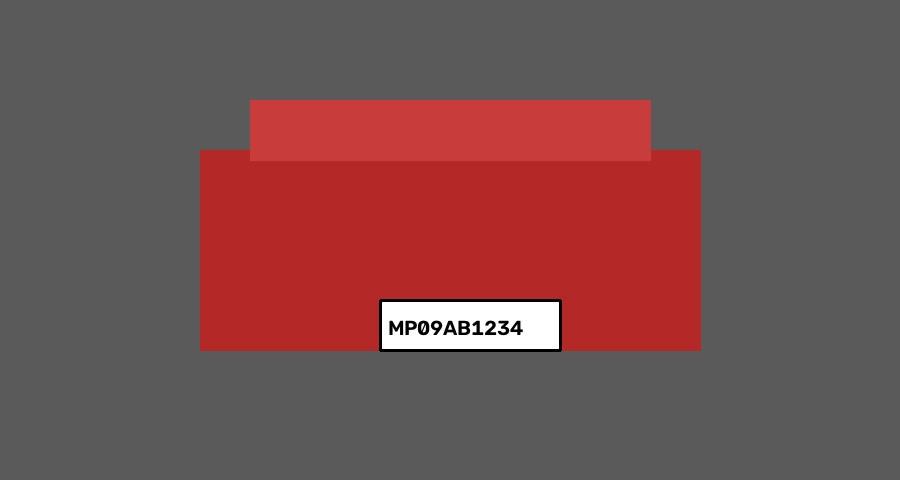
#> input picture sample_images/synthetic_car.jpg, 900 x 480 px
$ python -i preprocessing.py   (imports and definitions only)
#> lines starting #> are read from the running program, lines starting #| are printed output that depends on the picture; after the words box and inside, x2 and y2 are one past the last pixel; in counts of white or black regions, pixels touching at a corner belong together
#> further down, picture is the input picture: shape (480, 900, 3); mean B, G, R 80.3, 80.6, 116.6
"""
preprocessing.py
-----------------
Classical image-processing utilities used to localize likely license-plate
regions in a vehicle image before OCR is attempted.

Pipeline (all pure OpenCV / NumPy, no pretrained deep nets required):
    1. Resize for consistent processing speed.
    2. Convert to grayscale + bilateral filter (denoise, keep edges sharp).
    3. Canny edge detection.
    4. Morphological closing to merge character strokes into solid blobs.
    5. Contour extraction + geometric filtering (aspect ratio, area, solidity)
       to shortlist rectangular plate-like regions.
    6. Perspective correction (deskew) of the best candidate.
"""

from __future__ import annotations

import cv2
import numpy as np
from dataclasses import dataclass
from typing import List, Optional


@dataclass
class PlateCandidate:
    box: np.ndarray          # 4x2 array of corner points (in resized-image coords)
    rect_image: np.ndarray   # cropped & deskewed BGR plate image
    score: float             # heuristic confidence score (higher = more plate-like)


def resize_keep_aspect(image: np.ndarray, target_width: int = 900) -> np.ndarray:
    h, w = image.shape[:2]
    if w == target_width:
        return image
    scale = target_width / float(w)
    return cv2.resize(image, (target_width, int(h * scale)), interpolation=cv2.INTER_AREA)


def preprocess_edges(image: np.ndarray) -> np.ndarray:
    gray = cv2.cvtColor(image, cv2.COLOR_BGR2GRAY)
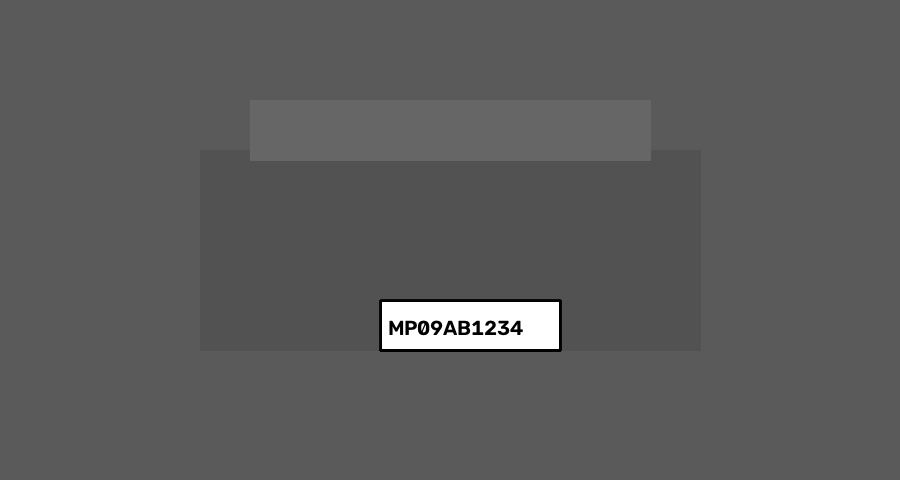
#> gray: shape (480, 900); min 0, max 255, mean 91.4
    gray = cv2.bilateralFilter(gray, 11, 17, 17)
    edges = cv2.Canny(gray, 30, 200)
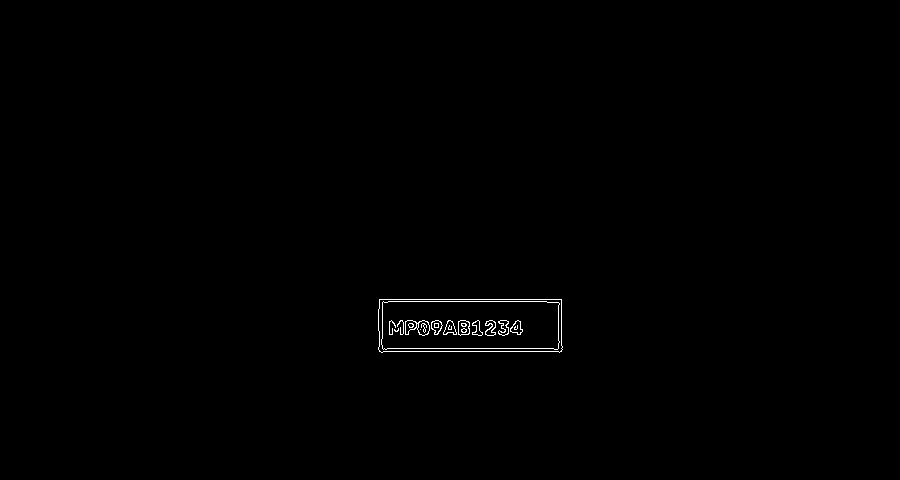
#> edges: shape (480, 900); 0.37% white in thin lines or dots, all inside (x1, y1, x2, y2) = (378, 299, 563, 353)
    kernel = cv2.getStructuringElement(cv2.MORPH_RECT, (17, 5))
    closed = cv2.morphologyEx(edges, cv2.MORPH_CLOSE, kernel)
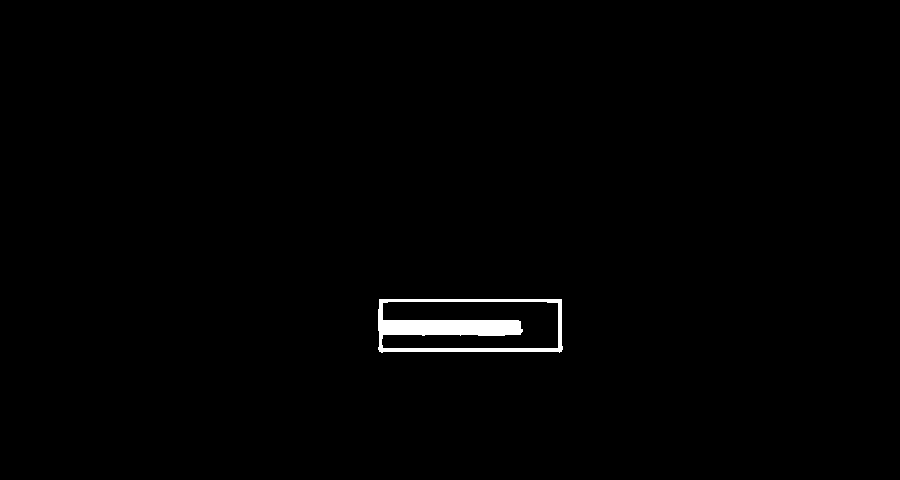
#> closed: shape (480, 900); 0.88% white; 1 white region
    return closed


def _order_points(pts: np.ndarray) -> np.ndarray:
    """Order 4 points as top-left, top-right, bottom-right, bottom-left."""
    rect = np.zeros((4, 2), dtype="float32")
    s = pts.sum(axis=1)
    rect[0] = pts[np.argmin(s)]
    rect[2] = pts[np.argmax(s)]
    diff = np.diff(pts, axis=1)
    rect[1] = pts[np.argmin(diff)]
    rect[3] = pts[np.argmax(diff)]
    return rect


def _warp_plate(image: np.ndarray, box: np.ndarray) -> np.ndarray:
    rect = _order_points(box.astype("float32"))
    (tl, tr, br, bl) = rect

    widthA = np.linalg.norm(br - bl)
    widthB = np.linalg.norm(tr - tl)
    maxWidth = max(int(widthA), int(widthB), 1)

    heightA = np.linalg.norm(tr - br)
    heightB = np.linalg.norm(tl - bl)
    maxHeight = max(int(heightA), int(heightB), 1)

    dst = np.array(
        [[0, 0], [maxWidth - 1, 0], [maxWidth - 1, maxHeight - 1], [0, maxHeight - 1]],
        dtype="float32",
    )
    M = cv2.getPerspectiveTransform(rect, dst)
    warped = cv2.warpPerspective(image, M, (maxWidth, maxHeight))
    return warped


def find_plate_candidates(image: np.ndarray, max_candidates: int = 5) -> List[PlateCandidate]:
    """Return a ranked list of plate-like regions found in `image`."""
    closed = preprocess_edges(image)
    contours, _ = cv2.findContours(closed, cv2.RETR_LIST, cv2.CHAIN_APPROX_SIMPLE)
#> contours = 2 contours; box (x1, y1, x2, y2) and area: (378, 299, 563, 353) 9496, (381, 301, 559, 349) 6290
    contours = sorted(contours, key=cv2.contourArea, reverse=True)[:30]

    img_area = image.shape[0] * image.shape[1]
#> img_area = 432000
    candidates: List[PlateCandidate] = []

    for c in contours:
        peri = cv2.arcLength(c, True)
        approx = cv2.approxPolyDP(c, 0.02 * peri, True)
        area = cv2.contourArea(c)
        if area < 0.001 * img_area or area > 0.35 * img_area:
            continue

        rect = cv2.minAreaRect(c)
        (rw, rh) = rect[1]
        if rw == 0 or rh == 0:
            continue
        aspect = max(rw, rh) / min(rw, rh)

        # Typical plate aspect ratios (single/double line) roughly 2:1 to 5.5:1
        if not (1.8 <= aspect <= 6.0):
            continue

        box = cv2.boxPoints(rect)
        rect_area = rw * rh
        solidity = area / rect_area if rect_area > 0 else 0
        if solidity < 0.5:
            continue

        # Heuristic score: prefer larger, more rectangular (higher solidity),
        # plate-ratio-typical regions, and fewer vertices (~4 in approx).
        vertex_penalty = abs(len(approx) - 4) * 0.05
        score = (solidity * 0.6) + (min(area / img_area, 0.15) / 0.15 * 0.3) - vertex_penalty

        warped = _warp_plate(image, box)
        if warped.shape[0] < 10 or warped.shape[1] < 30:
            continue

        candidates.append(PlateCandidate(box=box, rect_image=warped, score=score))
#> this loop made 2 passes
#> (peri, approx, area, rw, rh, aspect, box, rect_area) on pass 1: (472.1, [[379, 299], [381, 352], [562, 349], [561, 299]], 9496, 53, 184, 3.47, [[562, 352], [378, 352], [378, 299], [562, 299]], 9752)
#> (peri, area, rw, rh, aspect, box, rect_area, solidity) on pass 2: (722.3, 6290, 47, 177, 3.77, [[558, 348], [381, 348], [381, 301], [558, 301]], 8319, 0.756)
#> pass 1, in _warp_plate, `warped = cv2.warpPerspective(image, M, (maxWidth, maxHeight))`:
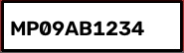
#> warped: shape (53, 184, 3); mean B, G, R 189.3, 189.3, 191.6
#> pass 2, in _warp_plate (call 2), `warped = cv2.warpPerspective(image, M, (maxWidth, maxHeight))`:
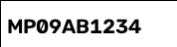
#> warped: shape (47, 177, 3); mean B, G, R 218.7, 218.7, 218.7
#> after the loop, candidates = 2 items

    candidates.sort(key=lambda c: c.score, reverse=True)
    return candidates[:max_candidates]


def enhance_plate_for_ocr(plate_img: np.ndarray) -> np.ndarray:
    """Upscale + threshold a cropped plate image to improve OCR accuracy."""
    gray = cv2.cvtColor(plate_img, cv2.COLOR_BGR2GRAY) if plate_img.ndim == 3 else plate_img
    h, w = gray.shape[:2]
    scale = 3 if max(h, w) < 300 else 2
    gray = cv2.resize(gray, (w * scale, h * scale), interpolation=cv2.INTER_CUBIC)

    gray = cv2.GaussianBlur(gray, (3, 3), 0)
    _, thresh = cv2.threshold(gray, 0, 255, cv2.THRESH_BINARY + cv2.THRESH_OTSU)

    # Ensure dark text on light background (OCR engines generally prefer this)
    if np.mean(thresh) < 127:
        thresh = cv2.bitwise_not(thresh)

    # Small closing pass to reconnect character strokes broken by thresholding
    kernel = cv2.getStructuringElement(cv2.MORPH_RECT, (2, 2))
    thresh = cv2.morphologyEx(thresh, cv2.MORPH_CLOSE, kernel)

    # Pad with white border -- Tesseract performs poorly when text touches edges
    thresh = cv2.copyMakeBorder(thresh, 15, 15, 15, 15, cv2.BORDER_CONSTANT, value=255)
    return thresh

>>> import cv2
>>> picture = cv2.imread('../sample_images/synthetic_car.jpg')
>>> result = find_plate_candidates(picture)
#> result = 2 items
